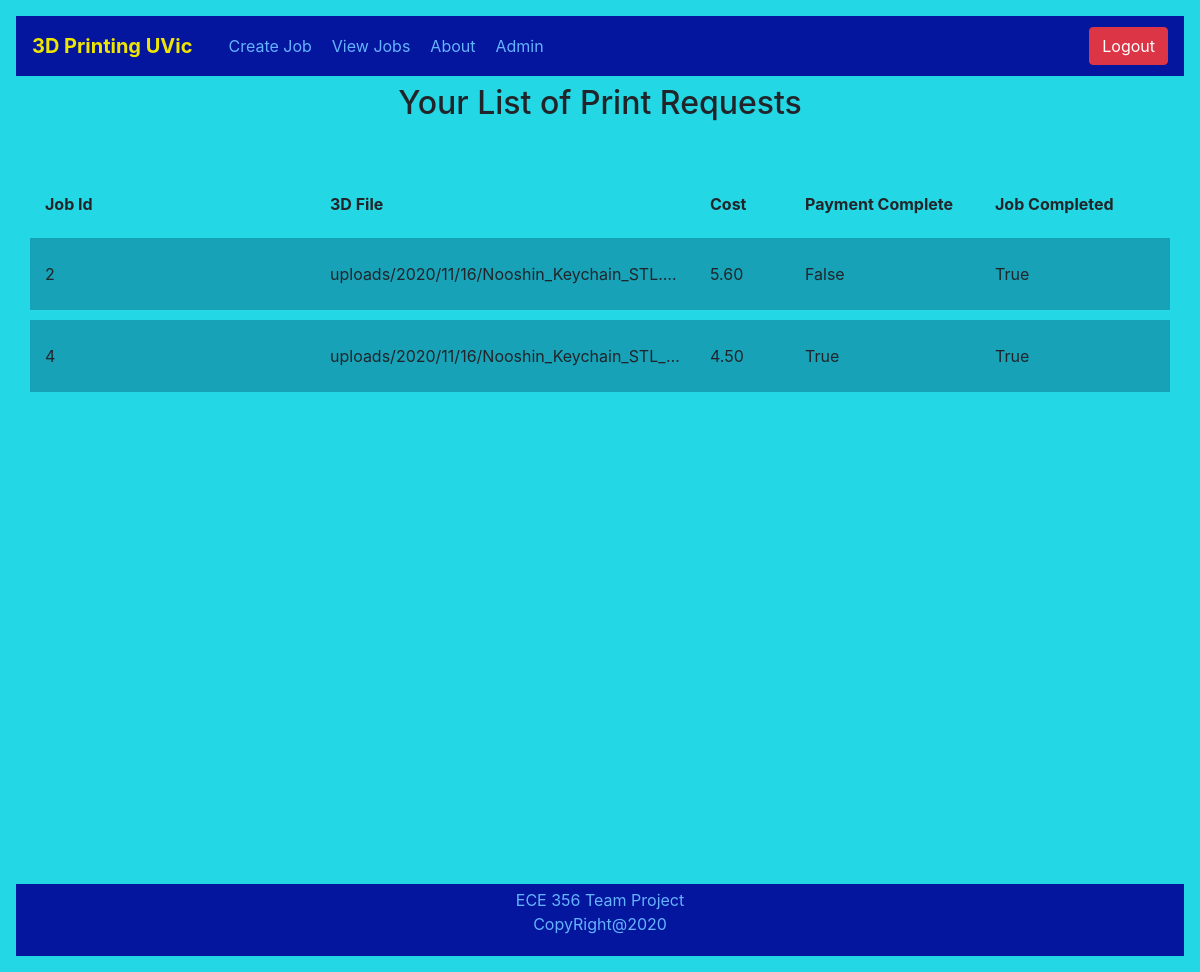
Screenshot of /jobs/view/ (signed in) with the database file from the repository.
### JobTracker/models.py (models this page shows, shortened)
class Job(models.Model):
    jobId            = models.AutoField(primary_key=True)
    user             = models.ForeignKey(CustomUser, verbose_name="User", on_delete=models.CASCADE)
    cost             = models.DecimalField(max_digits=6, decimal_places=2)
    dateRequested    = models.DateTimeField(auto_now=False, auto_now_add=True)
    jobCompleted     = models.BooleanField(default=False)
    paymentCompleted = models.BooleanField(default=False)
    projectTitle     = models.CharField(max_length=50, verbose_name="Project Title", default="")
    fileName         = models.FileField(upload_to='uploads/%Y/%m/%d/', max_length=100, verbose_name="STL File")
    jobDetails       = models.TextField(verbose_name="Job Details")
    class Meta:
        ordering = ["-dateRequested"]
        db_table = 'Job'
        verbose_name = "Job List"

### JobTracker/views.py (the view)
# urls.py: path('view/', login_required(JobsListView.as_view()), name="view"),
class JobsListView(ListView):
    template_name = "viewjobs.html"
    context_object_name = "jobs"
    model = Job
    def get_queryset(self):
        user = list(CustomUser.objects.filter(username=self.request.user))[0]
        if user.isAdminUser:
            return  Job.objects.all().order_by('dateRequested')
        else:
           return Job.objects.filter(user=self.request.user).order_by('dateRequested')

### JobTracker/templates/viewjobs.html
{% extends "base.html" %}
{% block pageContent %}
    <div class="row mt-2" style="padding-bottom: 50px">
        <div class="col">
            <h2 style = "position:relative; text-align:center;"> Your List of Print Requests </h2>
        </div>
    </div>
    <div class="container" style="border-radius: 24px 24px 0px 0px">
        <div class="row" style="padding-bottom: 12px; padding-top: 12px;">
            <div class="col-12 col-md-3">
                <b>Job Id</b>
            </div>
            <div class="col-12 col-md-4">
                <b>3D File</b>
            </div>
            <div class="col-12 col-md-1">
                <b>Cost</b>
            </div>
            <div class="col-12 col-md-2">
                <b>Payment Complete</b>
            </div>
            <div class="col-12 col-md-2">
                <b>Job Completed</b>
            </div>
        </div>
        {% for job in jobs %}
            <div class="row bg-info" style="padding-top: 24px; padding-bottom: 24px; border-top: 10px solid rgb(35, 215, 228);">
                <div class="col-12 col-md-3">
                    {{job.jobId}}
                </div>
                <div class="col-12 col-md-4" style="display: block; width: 100px; overflow: hidden; white-space: nowrap; text-overflow: ellipsis;">
                    {{job.fileName}}
                </div>
                <div class="col-12 col-md-1">
                    {{job.cost}}
                </div>
                <div class="col-12 col-md-2">
                    {{job.paymentCompleted}}
                </div>
                <div class="col-12 col-md-2">
                    {{job.jobCompleted}}
                </div>
            </div>
        {% endfor %}
    </div>
{% endblock %}

### JobTracker/static/JobTracker/app.css (style rules this page uses)
.bodyContent { background-color: rgb(35, 215, 228); text-align: left; padding: 1rem 1rem; }

### rows the page displays
Job: jobId "2", fileName "uploads/2020/11/16/Nooshin_Keychain_STL.stl", cost "5.60", paymentCompleted "False", jobCompleted "True"
Job: jobId "4", fileName "uploads/2020/11/16/Nooshin_Keychain_STL_…", cost "4.50", paymentCompleted "True", jobCompleted "True"
